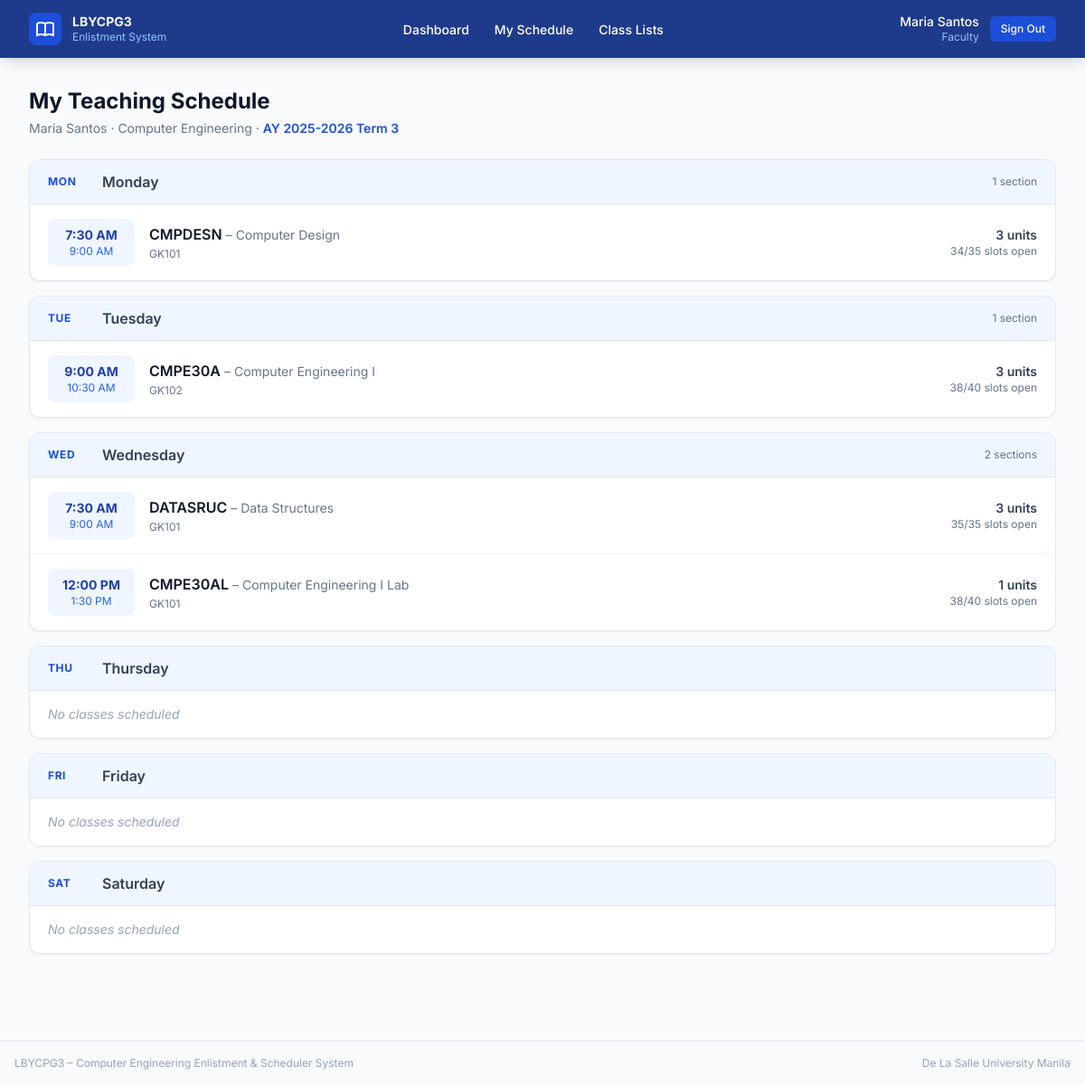
The app's page /faculty/schedule/ (signed in), older data.
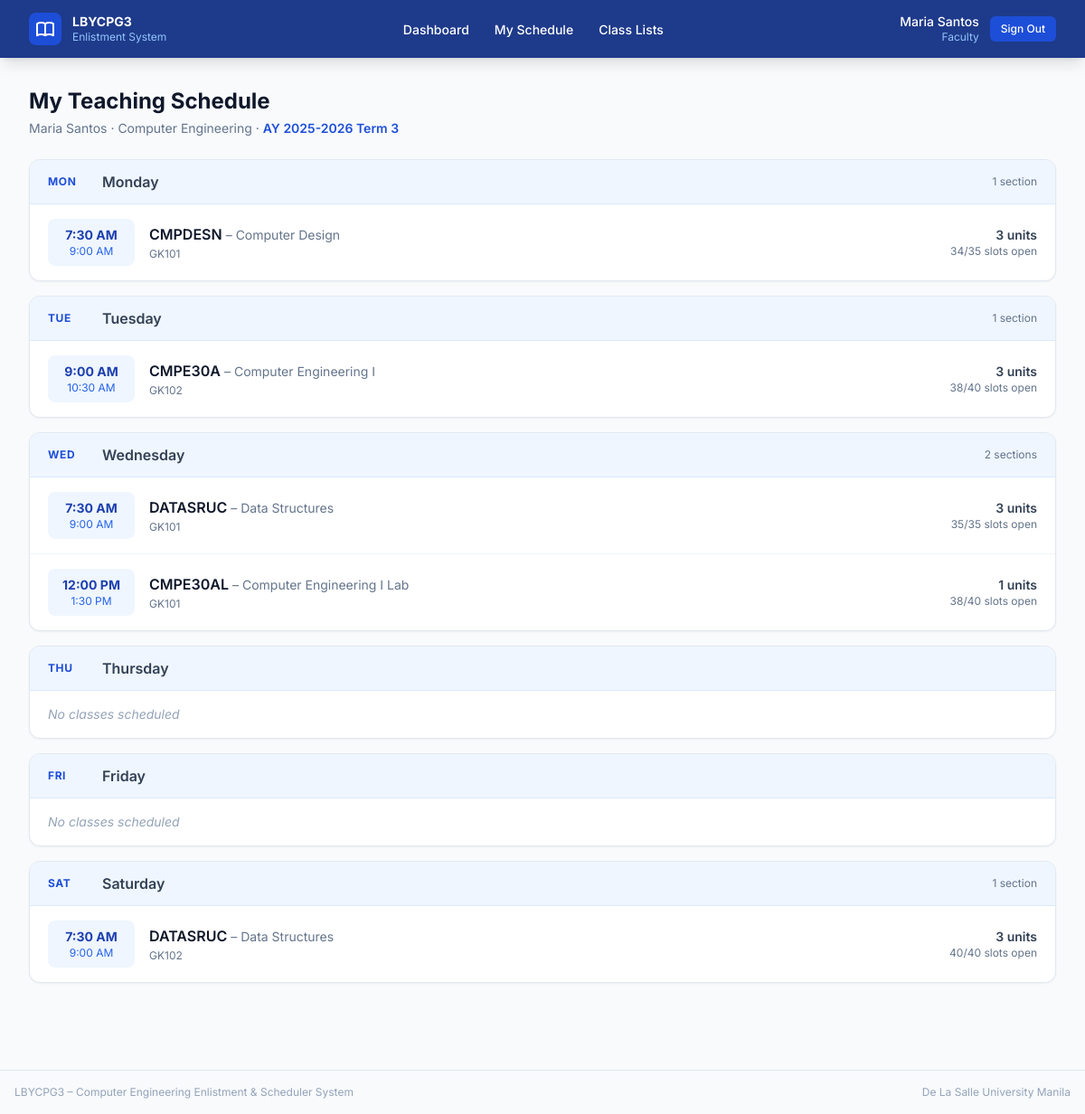
The same page, newer data.
### core/models.py (models this page shows, shortened)
class User(AbstractUser):
    class Role(models.TextChoices):
        ADMIN   = "admin",   "Admin"
        FACULTY = "faculty", "Faculty"
        STUDENT = "student", "Student"
    role = models.CharField(
        max_length=10,
        choices=Role.choices,
        default=Role.STUDENT,
    )
    class Meta:
        verbose_name = "User"
        verbose_name_plural = "Users"
    @property
    def is_faculty(self):
        return self.role == self.Role.FACULTY
    @property
    def is_student(self):
        return self.role == self.Role.STUDENT

class Faculty(models.Model):
    user             = models.OneToOneField(User, on_delete=models.CASCADE, related_name="faculty_profile")
    first_name       = models.CharField(max_length=80)
    last_name        = models.CharField(max_length=80)
    department       = models.CharField(max_length=120)
    max_teaching_load = models.PositiveSmallIntegerField(
        default=21,
        help_text="Maximum units this faculty member may teach per term.",
    )
    class Meta:
        verbose_name = "Faculty"
        verbose_name_plural = "Faculty Members"
        ordering = ["last_name", "first_name"]
    @property
    def full_name(self):
        return f"{self.first_name} {self.last_name}"

class AcademicTerm(models.Model):
    term_name    = models.CharField(max_length=60, unique=True)
    term_number  = models.PositiveSmallIntegerField(
        choices=TermNumber.choices,
        default=TermNumber.TERM_1,
        help_text="Which trimester this academic term represents. Students will only "
                  "see and enlist in Subjects whose term_number matches this value.",
    )
    is_active    = models.BooleanField(
        default=False,
        help_text="Only one term should be active at a time. "
                  "Setting this True does NOT auto-deactivate others – manage via admin.",
    )
    created_at   = models.DateTimeField(auto_now_add=True)
    class Meta:
        verbose_name = "Academic Term"
        verbose_name_plural = "Academic Terms"
        ordering = ["-created_at"]

class Schedule(models.Model):
    DUPLICATE_CLASS_MESSAGE = "This class already exists."
    class Day(models.TextChoices):
        MONDAY    = "MON", "Monday"
        TUESDAY   = "TUE", "Tuesday"
        WEDNESDAY = "WED", "Wednesday"
        THURSDAY  = "THU", "Thursday"
        FRIDAY    = "FRI", "Friday"
        SATURDAY  = "SAT", "Saturday"
    term            = models.ForeignKey(AcademicTerm, on_delete=models.CASCADE, related_name="schedules")
    subject         = models.ForeignKey(Subject,      on_delete=models.CASCADE, related_name="schedules")
    faculty         = models.ForeignKey(Faculty,      on_delete=models.CASCADE, related_name="schedules")
    room            = models.ForeignKey(Room,         on_delete=models.CASCADE, related_name="schedules")
    day             = models.CharField(max_length=3, choices=Day.choices)
    time_start      = models.TimeField()
    time_end        = models.TimeField()
    total_slots     = models.PositiveSmallIntegerField(default=40)
    available_slots = models.PositiveSmallIntegerField(default=40)
    class Meta:
        verbose_name = "Schedule"
        verbose_name_plural = "Schedules"
        ordering = ["term", "day", "time_start"]
        constraints = [
            models.UniqueConstraint(
                fields=["term", "subject", "day", "time_start", "time_end"],
                name="unique_subject_offering_slot",
            ),
            models.UniqueConstraint(
                fields=["term", "room", "day", "time_start", "time_end"],
                name="unique_room_slot",
            ),
            models.UniqueConstraint(
                fields=["term", "faculty", "day", "time_start", "time_end"],
                name="unique_faculty_slot",
            ),
        ]

class Subject(models.Model):
    class PrerequisiteType(models.TextChoices):
        HARD = "hard", "Hard prerequisite"
        SOFT = "soft", "Soft prerequisite"
        CO_REQUISITE = "co_requisite", "Co-requisite"
    subject_code  = models.CharField(max_length=20, unique=True)
    subject_title = models.CharField(max_length=200)
    units         = models.PositiveSmallIntegerField(default=3)
    term_number   = models.PositiveSmallIntegerField(
        choices=TermNumber.choices,
        default=TermNumber.TERM_1,
        help_text="Which trimester of the curriculum this subject is normally offered in "
                  "(e.g. Term 3), and which students may enlist in it. "
                  "Set and changed only by the administrator.",
    )
    prerequisite_type = models.CharField(
        max_length=20,
        choices=PrerequisiteType.choices,
        default=PrerequisiteType.HARD,
        help_text="How this prerequisite rule should be enforced.",
    )
    prerequisite  = models.ForeignKey(
        "self",
        null=True,
        blank=True,
        on_delete=models.SET_NULL,
        related_name="unlocks",
        help_text="Related subject used for prerequisite or co-requisite rules.",
    )
    class Meta:
        verbose_name = "Subject"
        verbose_name_plural = "Subjects"
        ordering = ["term_number", "subject_code"]

class Room(models.Model):
    room_name = models.CharField(max_length=60, unique=True)
    capacity  = models.PositiveSmallIntegerField(default=40)
    class Meta:
        verbose_name = "Room"
        verbose_name_plural = "Rooms"
        ordering = ["room_name"]

### core/views.py (the view)
    @login_required(login_url="login")
    def wrapper(request, *args, **kwargs):
        if not request.user.is_faculty:
            messages.error(request, "This area is for faculty members only.")
            return redirect("login")
        try:
            request.faculty = request.user.faculty_profile
        except Faculty.DoesNotExist:
            messages.error(request, "Faculty profile not found. Contact the administrator.")
            return redirect("login")
        return view_fn(request, *args, **kwargs)

### core/templatetags/core_extras.py (called while the page is built)
@register.filter(name="dict_key")
def dict_key(d, key):
    if isinstance(d, dict):
        return d.get(key, [])
    return []

### core/views.py (called while the page is built)
def faculty_required(view_fn):
    @login_required(login_url="login")
    def wrapper(request, *args, **kwargs):
        if not request.user.is_faculty:
            messages.error(request, "This area is for faculty members only.")
            return redirect("login")
        try:
            request.faculty = request.user.faculty_profile
        except Faculty.DoesNotExist:
            messages.error(request, "Faculty profile not found. Contact the administrator.")
            return redirect("login")
        return view_fn(request, *args, **kwargs)
    wrapper.__name__ = view_fn.__name__
    return wrapper

def _get_active_term():
    return AcademicTerm.objects.filter(is_active=True).first()

### templates/core/faculty/schedule.html (shortened to what this page needs)
{% extends "core/base.html" %}
{% load core_extras %}
{% block content %}
<div class="mb-6">
  <h1 class="text-2xl font-bold text-slate-900">My Teaching Schedule</h1>
  <p class="text-slate-500 text-sm mt-1">
    {{ faculty.full_name }} · {{ faculty.department }}
    {% if term %} · <span class="font-semibold text-blue-700">{{ term.term_name }}</span>{% endif %}
  </p>
</div>
{% if not term %}
<div class="bg-amber-50 border border-amber-200 rounded-xl p-6 text-center">
  <p class="text-amber-800 font-medium">No active term.</p>
</div>
{% else %}
<div class="grid gap-4">
  {% for day in days_order %}
  {% with classes=schedule_by_day|dict_key:day %}
  <div class="bg-white rounded-xl border border-slate-200 shadow-sm overflow-hidden">
    <div class="px-5 py-3 bg-blue-50 border-b border-blue-100 flex items-center gap-3">
      <span class="w-12 text-xs font-bold text-blue-700 uppercase tracking-wider">{{ day }}</span>
      <span class="font-semibold text-slate-700">{{ day_labels|dict_key:day }}</span>
      {% if classes %}
      <span class="ml-auto text-xs text-slate-500">{{ classes|length }} section{{ classes|length|pluralize }}</span>
      {% endif %}
    </div>
    {% if classes %}
    <div class="divide-y divide-slate-100">
      {% for sched in classes %}
      <div class="flex items-center gap-4 px-5 py-4">
        <div class="text-center w-24 shrink-0 bg-blue-50 rounded-lg px-2 py-2">
          <p class="text-sm font-bold text-blue-800">{{ sched.time_start|time:"g:i A" }}</p>
          <p class="text-xs text-blue-600">{{ sched.time_end|time:"g:i A" }}</p>
        </div>
        <div class="flex-1">
          <p class="font-semibold text-slate-900">
            {{ sched.subject.subject_code }}
            <span class="text-slate-500 font-normal text-sm">– {{ sched.subject.subject_title }}</span>
          </p>
          <p class="text-xs text-slate-500 mt-0.5">{{ sched.room.room_name }}</p>
        </div>
        <div class="text-right shrink-0">
          <p class="text-sm font-semibold text-slate-700">{{ sched.subject.units }} units</p>
          <p class="text-xs text-slate-500">
            {{ sched.available_slots }}/{{ sched.total_slots }} slots open
          </p>
        </div>
      </div>
      {% endfor %}
    </div>
    {% else %}
    <p class="px-5 py-4 text-sm text-slate-400 italic">No classes scheduled</p>
    {% endif %}
  </div>
  {% endwith %}
  {% endfor %}
</div>
{% endif %}
{% endblock %}

### templates/core/base.html (shortened to what this page needs)
<!DOCTYPE html>
<html lang="en" class="h-full">
<head>
  <script src="https://cdn.tailwindcss.com"></script>
</head>
<body class="h-full bg-slate-50 text-slate-800">
{% if user.is_authenticated %}
<nav class="bg-blue-900 shadow-lg">
  <div class="max-w-7xl mx-auto px-4 sm:px-6 lg:px-8">
    <div class="flex items-center justify-between h-16">
      <div class="flex items-center gap-3">
        <div class="bg-blue-700 rounded-lg p-1.5">
        </div>
        <div>
          <p class="text-white font-bold text-sm leading-tight">LBYCPG3</p>
          <p class="text-blue-300 text-xs">Enlistment System</p>
        </div>
      </div>
      <div class="flex items-center gap-1">
        {% if user.is_student %}
          <a href="{% url 'student_dashboard' %}"  class="nav-link" style="color: #ffffff;">Dashboard</a>
          <a href="{% url 'subject_list' %}"       class="nav-link" style="color: #ffffff;">Enlist Subjects</a>
          <a href="{% url 'student_schedule' %}"   class="nav-link" style="color: #ffffff;">My Schedule</a>
          <a href="{% url 'enrollment_form' %}"    class="nav-link" style="color: #ffffff;">Enrollment Form</a>
        {% elif user.is_faculty %}
          <a href="{% url 'faculty_dashboard' %}"  class="nav-link" style="color: #ffffff;">Dashboard</a>
          <a href="{% url 'faculty_schedule' %}"   class="nav-link" style="color: #ffffff;">My Schedule</a>
          <a href="{% url 'faculty_class_list' %}" class="nav-link" style="color: #ffffff;">Class Lists</a>
        {% endif %}
      </div>
      <div class="flex items-center gap-3">
        <div class="text-right">
          <p class="text-white text-sm font-medium leading-tight">{{ user.get_full_name|default:user.username }}</p>
          <p class="text-blue-300 text-xs capitalize">{{ user.role }}</p>
        </div>
        <form method="post" action="{% url 'logout' %}">
          <button type="submit"
            class="bg-blue-700 hover:bg-blue-600 text-white text-xs font-medium px-3 py-1.5 rounded-md transition-colors">
            Sign Out
          </button>
        </form>
      </div>
    </div>
  </div>
</nav>
{% endif %}
<main class="max-w-7xl mx-auto px-4 sm:px-6 lg:px-8 py-8">
  {% block content %}{% endblock %}
</main>
<footer class="border-t border-slate-200 mt-16">
  <div class="max-w-7xl mx-auto px-4 py-4 flex items-center justify-between text-xs text-slate-400">
    <span>LBYCPG3 – Computer Engineering Enlistment & Scheduler System</span>
    <span>De La Salle University Manila</span>
  </div>
</footer>
</body>
</html>

### templates/core/base.html (style rules this page uses)
body { font-family: 'Inter', system-ui, sans-serif; }
.nav-link { padding: 0.5rem 0.75rem; border-radius: 0.375rem; font-size: 0.875rem; font-weight: 500; color: #dbeafe; transition: background-color 0.2s ease, color 0.2s ease; }

Row changes from the older to the newer data that the page shows:
added Schedule: time_start "7:30 AM", time_end "9:00 AM", subject.subject_code "DATASRUC", subject.subject_title "Data Structures", room.room_name "GK102", subject.units "3", available_slots "40", total_slots "40", shown under "SAT"
Text that changed along with them:
new list line: "SAT Saturday 1 section"
list line gone: "SAT Saturday No classes scheduled"
